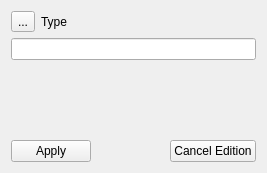
<ui version="4.0" >
 <class>fm_editItem</class>
 <widget class="QWidget" name="fm_editItem" >
  <property name="geometry" >
   <rect>
    <x>0</x>
    <y>0</y>
    <width>267</width>
    <height>173</height>
   </rect>
  </property>
  <property name="windowTitle" >
   <string>Form</string>
  </property>
  <layout class="QGridLayout" name="gridLayout" >
   <item row="0" column="0" >
    <layout class="QGridLayout" name="gridLayout1" >
     <item row="0" column="0" >
      <layout class="QGridLayout" name="gridLayout3" >
       <item row="0" column="0" >
        <widget class="QToolButton" name="tb_min" >
         <property name="text" >
          <string>...</string>
         </property>
        </widget>
       </item>
       <item row="0" column="1" >
        <widget class="QLabel" name="la_type" >
         <property name="text" >
          <string>Type</string>
         </property>
        </widget>
       </item>
      </layout>
     </item>
     <item row="1" column="0" >
      <widget class="QLineEdit" name="le_name" >
       <property name="sizePolicy" >
        <sizepolicy vsizetype="Fixed" hsizetype="Preferred" >
         <horstretch>0</horstretch>
         <verstretch>0</verstretch>
        </sizepolicy>
       </property>
      </widget>
     </item>
    </layout>
   </item>
   <item row="1" column="0" >
    <spacer>
     <property name="orientation" >
      <enum>Qt::Vertical</enum>
     </property>
     <property name="sizeHint" stdset="0" >
      <size>
       <width>61</width>
       <height>31</height>
      </size>
     </property>
    </spacer>
   </item>
   <item row="2" column="0" >
    <layout class="QHBoxLayout" >
     <item>
      <widget class="QPushButton" name="pb_apply" >
       <property name="text" >
        <string>Apply</string>
       </property>
      </widget>
     </item>
     <item>
      <spacer>
       <property name="orientation" >
        <enum>Qt::Horizontal</enum>
       </property>
       <property name="sizeHint" stdset="0" >
        <size>
         <width>40</width>
         <height>20</height>
        </size>
       </property>
      </spacer>
     </item>
     <item>
      <widget class="QPushButton" name="pb_cancel" >
       <property name="text" >
        <string>Cancel Edition</string>
       </property>
      </widget>
     </item>
    </layout>
   </item>
  </layout>
 </widget>
 <resources/>
 <connections>
  <connection>
   <sender>le_name</sender>
   <signal>returnPressed()</signal>
   <receiver>pb_apply</receiver>
   <slot>click()</slot>
   <hints>
    <hint type="sourcelabel" >
     <x>133</x>
     <y>68</y>
    </hint>
    <hint type="destinationlabel" >
     <x>47</x>
     <y>144</y>
    </hint>
   </hints>
  </connection>
 </connections>
</ui>
